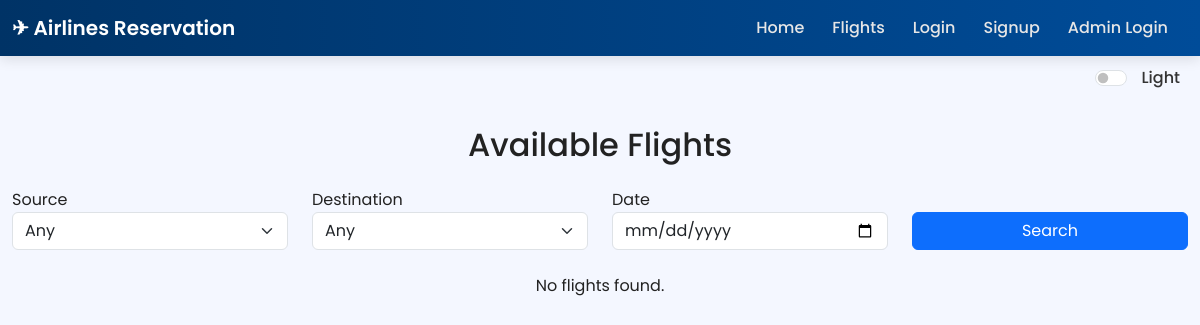
The app's page /flights, older data.
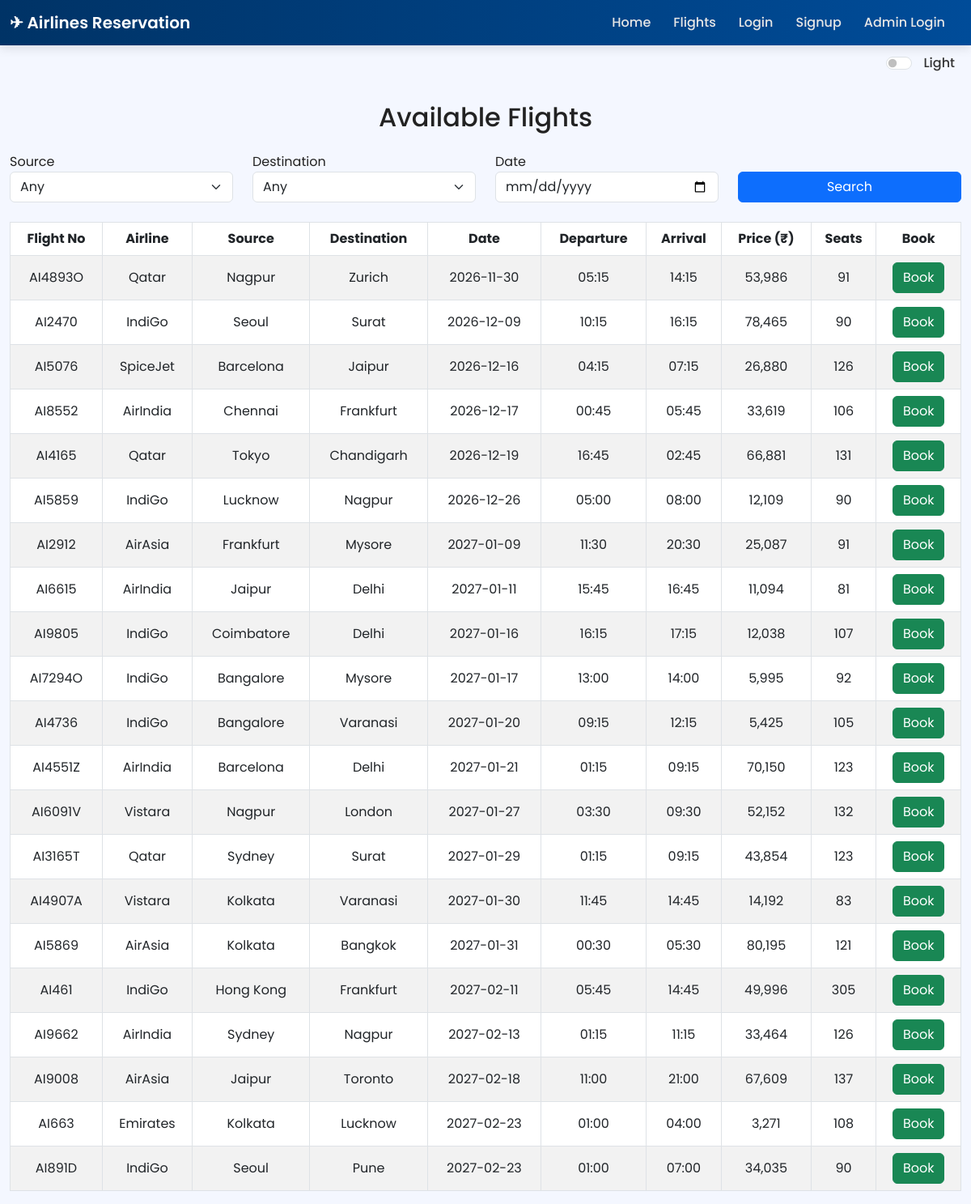
The same page, newer data.
### models.py (models this page shows)
class Flight(db.Model):
    id = db.Column(db.Integer, primary_key=True)
    flight_no = db.Column(db.String(20), unique=True, nullable=False)
    airline = db.Column(db.String(50), nullable=False)  # NEW
    source = db.Column(db.String(100), nullable=False)
    destination = db.Column(db.String(100), nullable=False)
    departure_time = db.Column(db.String(50), nullable=False)
    arrival_time = db.Column(db.String(50), nullable=False)
    seats_available = db.Column(db.Integer, nullable=False)
    date = db.Column(db.String(20), nullable=False)
    price = db.Column(db.Integer, nullable=False)  # NEW
    bookings = db.relationship("Booking", backref="flight", lazy=True)

### views.py (the view)
@app_views.route('/flights', methods=['GET', 'POST'])
def flights_page():
    sources = sorted(row[0] for row in db.session.query(Flight.source).distinct())
    destinations = sorted(row[0] for row in db.session.query(Flight.destination).distinct())
    values = request.values
    source = values.get('source', '').strip() or "Any"
    destination = values.get('destination', '').strip() or "Any"
    date = values.get('date', '').strip()
    query = Flight.query
    if source != "Any":
        query = query.filter(func.lower(Flight.source) == source.lower())
    if destination != "Any":
        query = query.filter(func.lower(Flight.destination) == destination.lower())
    if date:
        query = query.filter_by(date=date)
    flights = [f for f in query.order_by(Flight.date, Flight.departure_time).all()
               if not payments.has_departed(f)]
    return render_template('flights.html', flights=flights, sources=sources,
                           destinations=destinations, selected_source=source,
                           selected_destination=destination, selected_date=date)

### payments.py (called while the page is built)
def parse_departure(flight):
    try:
        day = datetime.strptime(flight.date.strip(), "%Y-%m-%d")
    except (ValueError, AttributeError):
        return None
    t = (flight.departure_time or "").strip()
    for fmt in ("%H:%M", "%I:%M %p", "%I:%M%p", "%H:%M:%S"):
        try:
            parsed = datetime.strptime(t, fmt)
            return day.replace(hour=parsed.hour, minute=parsed.minute)
        except ValueError:
            continue
    return day.replace(hour=23, minute=59)

def has_departed(flight, now=None):
    dep = parse_departure(flight)
    return bool(dep and dep <= (now or datetime.now()))

### views.py (called while the page is built)
@app_views.app_template_filter('inr')
def inr(value):
    try:
        return f"{int(value):,}"
    except (TypeError, ValueError):
        return value

### templates/flights.html (shortened to what this page needs)
{% extends 'base.html' %}
{% block content %}
<h2 class="text-center mb-4">Available Flights</h2>
<form action="{{ url_for('app_views.flights_page') }}" method="POST" class="row mb-4">
  <div class="col-md-3">
    <label>Source</label>
    <select class="form-select" name="source">
      <option value="Any">Any</option>
    </select>
  </div>
  <div class="col-md-3">
    <label>Destination</label>
    <select class="form-select" name="destination">
      <option value="Any">Any</option>
    </select>
  </div>
  <div class="col-md-3">
    <label>Date</label>
    <input type="date" class="form-control" name="date" value="{{ selected_date }}">
  </div>
  <div class="col-md-3 d-flex align-items-end">
    <button class="btn btn-primary w-100">Search</button>
  </div>
</form>
{% if flights %}
<div class="table-responsive">
<table class="table table-bordered table-striped text-center align-middle">
  <thead>
    <tr>
      <th>Flight No</th>
      <th>Airline</th>
      <th>Source</th>
      <th>Destination</th>
      <th>Date</th>
      <th>Departure</th>
      <th>Arrival</th>
      <th>Price (₹)</th>
      <th>Seats</th>
      <th>Book</th>
    </tr>
  </thead>
  <tbody>
    {% for flight in flights %}
      <tr>
        <td>{{ flight.flight_no }}</td>
        <td>{{ flight.airline }}</td>
        <td>{{ flight.source }}</td>
        <td>{{ flight.destination }}</td>
        <td>{{ flight.date }}</td>
        <td>{{ flight.departure_time }}</td>
        <td>{{ flight.arrival_time }}</td>
        <td>{{ flight.price|inr }}</td>
        <td>{{ flight.seats_available }}</td>
        <td>{% if flight.seats_available > 0 %}<a class="btn btn-success" href="{{ url_for('app_views.select_seat', flight_id=flight.id) }}">Book</a>{% else %}<span class="badge bg-secondary">Sold out</span>{% endif %}</td>
      </tr>
    {% endfor %}
  </tbody>
</table>
</div>
{% else %}
<p class="text-center">No flights found.</p>
{% endif %}
{% endblock %}

Row changes from the older to the newer data that the page shows:
now on this page (row edited): Flight: flight_no "AI4893O", airline "Qatar", source "Nagpur", destination "Zurich", date "2026-11-30", departure_time "05:15", arrival_time "14:15", price|inr "53,986", seats_available "91"
now on this page (row edited): Flight: flight_no "AI2470", airline "IndiGo", source "Seoul", destination "Surat", date "2026-12-09", departure_time "10:15", arrival_time "16:15", price|inr "78,465", seats_available "90"
now on this page (row edited): Flight: flight_no "AI5076", airline "SpiceJet", source "Barcelona", destination "Jaipur", date "2026-12-16", departure_time "04:15", arrival_time "07:15", price|inr "26,880", seats_available "126"
now on this page (row edited): Flight: flight_no "AI8552", airline "AirIndia", source "Chennai", destination "Frankfurt", date "2026-12-17", departure_time "00:45", arrival_time "05:45", price|inr "33,619", seats_available "106"
now on this page (row edited): Flight: flight_no "AI4165", airline "Qatar", source "Tokyo", destination "Chandigarh", date "2026-12-19", departure_time "16:45", arrival_time "02:45", price|inr "66,881", seats_available "131"
now on this page (row edited): Flight: flight_no "AI5859", airline "IndiGo", source "Lucknow", destination "Nagpur", date "2026-12-26", departure_time "05:00", arrival_time "08:00", price|inr "12,109", seats_available "90"
now on this page (row edited): Flight: flight_no "AI2912", airline "AirAsia", source "Frankfurt", destination "Mysore", date "2027-01-09", departure_time "11:30", arrival_time "20:30", price|inr "25,087", seats_available "91"
now on this page (row edited): Flight: flight_no "AI6615", airline "AirIndia", source "Jaipur", destination "Delhi", date "2027-01-11", departure_time "15:45", arrival_time "16:45", price|inr "11,094", seats_available "81"
now on this page (row edited): Flight: flight_no "AI9805", airline "IndiGo", source "Coimbatore", destination "Delhi", date "2027-01-16", departure_time "16:15", arrival_time "17:15", price|inr "12,038", seats_available "107"
now on this page (row edited): Flight: flight_no "AI7294O", airline "IndiGo", source "Bangalore", destination "Mysore", date "2027-01-17", departure_time "13:00", arrival_time "14:00", price|inr "5,995", seats_available "92"
now on this page (row edited): Flight: flight_no "AI4736", airline "IndiGo", source "Bangalore", destination "Varanasi", date "2027-01-20", departure_time "09:15", arrival_time "12:15", price|inr "5,425", seats_available "105"
now on this page (row edited): Flight: flight_no "AI4551Z", airline "AirIndia", source "Barcelona", destination "Delhi", date "2027-01-21", departure_time "01:15", arrival_time "09:15", price|inr "70,150", seats_available "123"
now on this page (row edited): Flight: flight_no "AI6091V", airline "Vistara", source "Nagpur", destination "London", date "2027-01-27", departure_time "03:30", arrival_time "09:30", price|inr "52,152", seats_available "132"
now on this page (row edited): Flight: flight_no "AI3165T", airline "Qatar", source "Sydney", destination "Surat", date "2027-01-29", departure_time "01:15", arrival_time "09:15", price|inr "43,854", seats_available "123"
now on this page (row edited): Flight: flight_no "AI4907A", airline "Vistara", source "Kolkata", destination "Varanasi", date "2027-01-30", departure_time "11:45", arrival_time "14:45", price|inr "14,192", seats_available "83"
now on this page (row edited): Flight: flight_no "AI5869", airline "AirAsia", source "Kolkata", destination "Bangkok", date "2027-01-31", departure_time "00:30", arrival_time "05:30", price|inr "80,195", seats_available "121"
now on this page (row edited): Flight: flight_no "AI461", airline "IndiGo", source "Hong Kong", destination "Frankfurt", date "2027-02-11", departure_time "05:45", arrival_time "14:45", price|inr "49,996", seats_available "305"
now on this page (row edited): Flight: flight_no "AI9662", airline "AirIndia", source "Sydney", destination "Nagpur", date "2027-02-13", departure_time "01:15", arrival_time "11:15", price|inr "33,464", seats_available "126"
now on this page (row edited): Flight: flight_no "AI9008", airline "AirAsia", source "Jaipur", destination "Toronto", date "2027-02-18", departure_time "11:00", arrival_time "21:00", price|inr "67,609", seats_available "137"
now on this page (row edited): Flight: flight_no "AI663", airline "Emirates", source "Kolkata", destination "Lucknow", date "2027-02-23", departure_time "01:00", arrival_time "04:00", price|inr "3,271", seats_available "108"
now on this page (row edited): Flight: flight_no "AI891D", airline "IndiGo", source "Seoul", destination "Pune", date "2027-02-23", departure_time "01:00", arrival_time "07:00", price|inr "34,035", seats_available "90"
Text that changed along with them:
text no longer shown: "No flights found."
text now shown: "Flight No Airline Source Destination Date Departure Arrival Price (₹) Seats Book"
